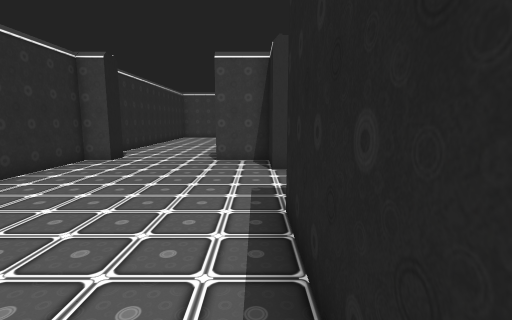
view 1 (above)

17 first-person views from a walk through a scene from a Unity 3-D project. The camera is 1.5 m above the floor, tilts 8° down and sees 85° across. The floor is counted in squares, 1 m on a side. Each view is taken from the middle of a square. On the plan, view 1 faces up. The plan holds only what a view shows up to about 14 squares ahead; the rest is blank. The place goes on beyond the plan. The player character is not drawn. Some animated figures are not drawn. Door leaves are left out, so doorways stand open. Some surface patterns are stand-ins.

view 2
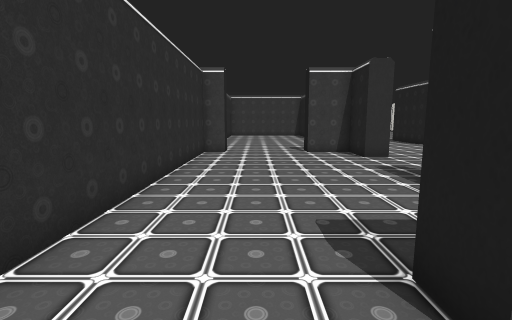

view 3
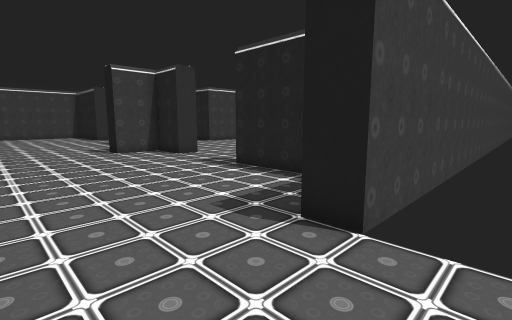

view 4
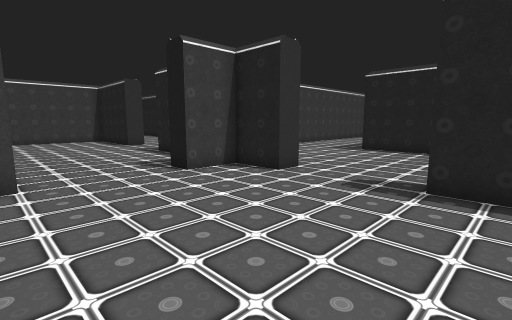

view 5
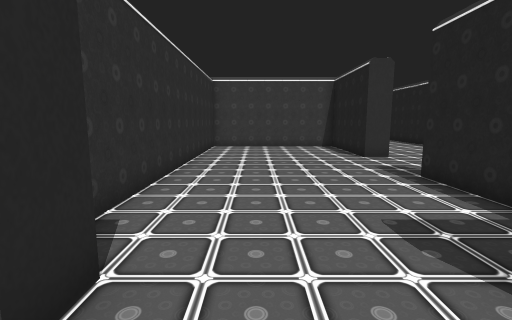

view 6
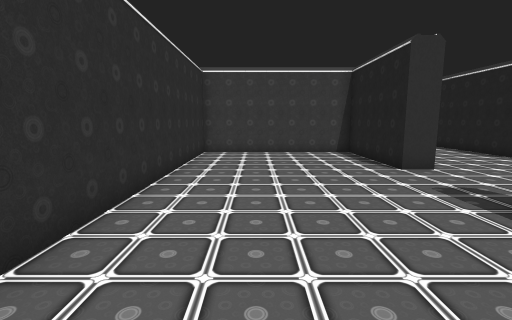

view 7
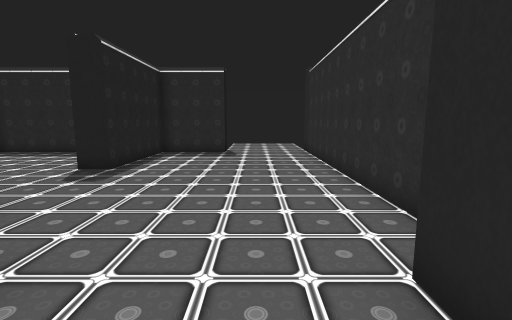

view 8
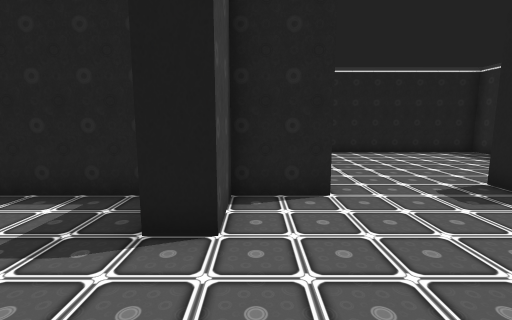

view 9
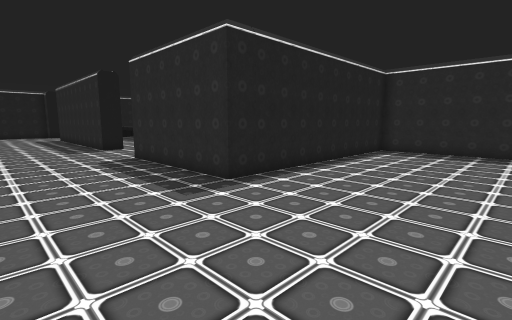

view 10
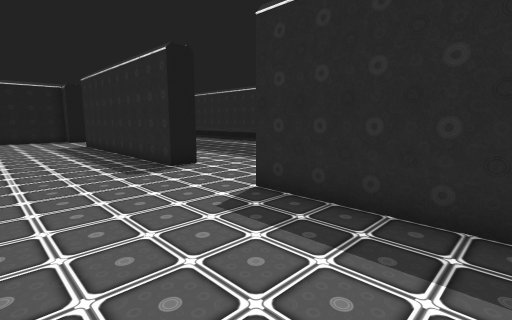

view 11
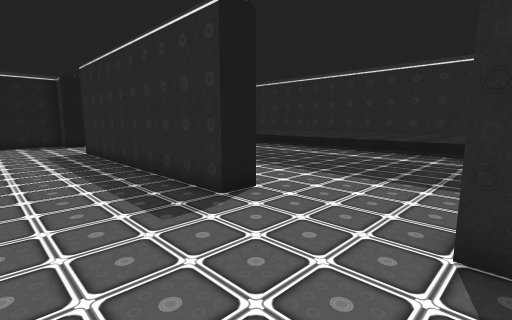

view 12
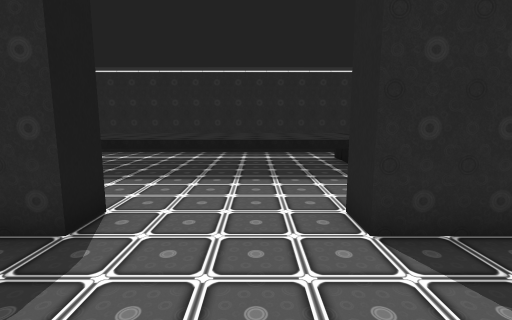

view 13
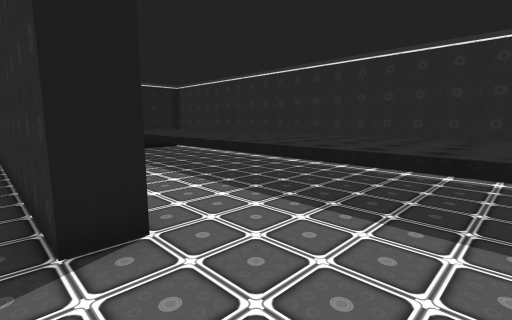

view 14
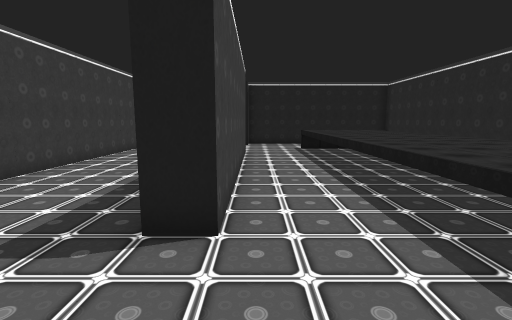

view 15
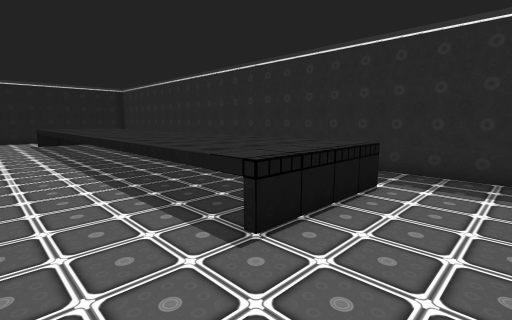

view 16
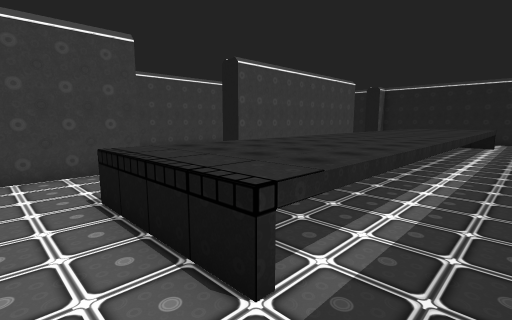

view 17
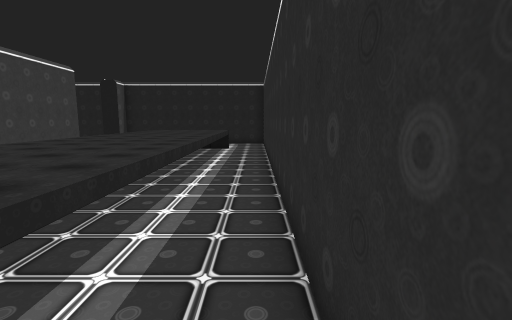

### Floor plan
Key: @ floor where view 1 was taken; # wall or solid block; . floor; D open door; O other object.
Columns run from 7 left of view 1 to 28 right of it. Each row starts with its distance up from view 1.
 25 #.......#  ...#
 24 #.......#  ...#
 23 #.......# ....
 22 #.......#....
 21 #.......#...
 20 #.......D...
 19 #.......D..
 18 #.......D.
 17 #.......D
 16 #.......#
 15 #.......#                    #######
 14 #.......# . ........................
 13 #.......#  .........................
 12 #.......# ..........................
 11 ##DDDD### ..........................
 10 #.......#...........................
  9 #.......#.......######DDDD##########
  8 #.......D.......#...................
  7 #.......D.......# ..................
  6 #.......D.......#...................
  5 #.......D.......#...OOOOOOOOOOOOOOOO
  4 #.......#.......#...OOOOOOOOOOOOOOOO
  3 #.......#.......#...OOOOOOOOOOOOOOOO
  2 #.......# ......#...OOOOOOOOOOOOOOOO
  1 #.......#  .....#...................
  0 #......@#  .....#...................
 -1 #DDDD###############################
 -2   ...
 -3  . ..

Where each view was taken, in squares from view 1:
view 1: 0 up, 0 right, facing up
view 2: 3 down, 4 left, facing up
view 3: 3 down, 6 left, facing up-right
view 4: 3 up, 6 left, facing up-right
view 5: 9 up, 4 left, facing up
view 6: 12 up, 4 left, facing up
view 7: 13 up, 4 left, facing down
view 8: 10 up, 5 left, facing right
view 9: 14 up, 3 right, facing down-right
view 10: 14 up, 10 right, facing down-right
view 11: 13 up, 14 right, facing down-right
view 12: 13 up, 16 right, facing down
view 13: 10 up, 15 right, facing down-right
view 14: 8 up, 15 right, facing right
view 15: 8 up, 10 right, facing down-right
view 16: 0 up, 11 right, facing up-right
view 17: 0 up, 15 right, facing right
